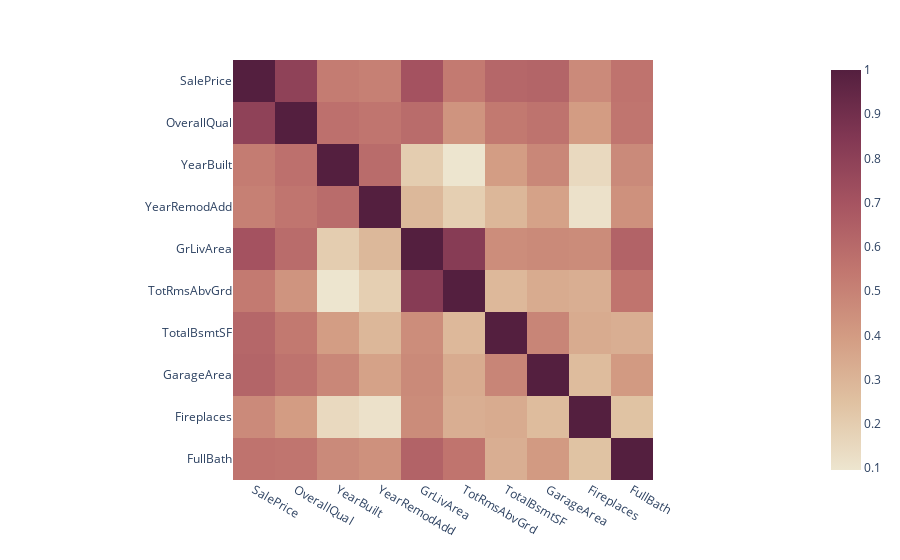

The cell this chart's notebook holds for it:
### Code cell
num_col = q1_df.select_dtypes(exclude=["object"])
corr = num_col.corr()
fig = px.imshow(corr, color_continuous_scale = "Brwnyl")
fig.show()

### Figure 1 — Plotly figure (JSON) as saved in the notebook; plotly's stock layout.template omitted (floating-point values rounded to 4 significant figures)
{"data": [{"coloraxis": "coloraxis", "hovertemplate": "x: %{x}<br>y: %{y}<br>color: %{z}<extra></extra>", "name": "0", "type": "heatmap", "x": ["SalePrice", "OverallQual", "YearBuilt", "YearRemodAdd", "GrLivArea", "TotRmsAbvGrd", "TotalBsmtSF", "GarageArea", "Fireplaces", "FullBath"], "xaxis": "x", "y": ["SalePrice", "OverallQual", "YearBuilt", "YearRemodAdd", "GrLivArea", "TotRmsAbvGrd", "TotalBsmtSF", "GarageArea", "Fireplaces", "FullBath"], "yaxis": "y", "z": [[1, 0.791, 0.5229, 0.5071, 0.7086, 0.5337, 0.6136, 0.6234, 0.4669, 0.5607], [0.791, 1, 0.5723, 0.5507, 0.593, 0.4275, 0.5378, 0.562, 0.3968, 0.5506], [0.5229, 0.5723, 1, 0.5929, 0.199, 0.09559, 0.3915, 0.479, 0.1477, 0.4683], [0.5071, 0.5507, 0.5929, 1, 0.2874, 0.1917, 0.2911, 0.3716, 0.1126, 0.439], [0.7086, 0.593, 0.199, 0.2874, 1, 0.8255, 0.4549, 0.469, 0.4617, 0.63], [0.5337, 0.4275, 0.09559, 0.1917, 0.8255, 1, 0.2856, 0.3378, 0.3261, 0.5548], [0.6136, 0.5378, 0.3915, 0.2911, 0.4549, 0.2856, 1, 0.4867, 0.3395, 0.3237], [0.6234, 0.562, 0.479, 0.3716, 0.469, 0.3378, 0.4867, 1, 0.2691, 0.4057], [0.4669, 0.3968, 0.1477, 0.1126, 0.4617, 0.3261, 0.3395, 0.2691, 1, 0.2437], [0.5607, 0.5506, 0.4683, 0.439, 0.63, 0.5548, 0.3237, 0.4057, 0.2437, 1]]}], "layout": {"coloraxis": {"colorscale": [[0, "rgb(237, 229, 207)"], [0.1667, "rgb(224, 194, 162)"], [0.3333, "rgb(211, 156, 131)"], [0.5, "rgb(193, 118, 111)"], [0.6667, "rgb(166, 84, 97)"], [0.8333, "rgb(129, 55, 83)"], [1, "rgb(84, 31, 63)"]]}, "margin": {"t": 60}, "xaxis": {"anchor": "y", "constrain": "domain", "domain": [0, 1], "scaleanchor": "y"}, "yaxis": {"anchor": "x", "autorange": "reversed", "constrain": "domain", "domain": [0, 1]}}}
